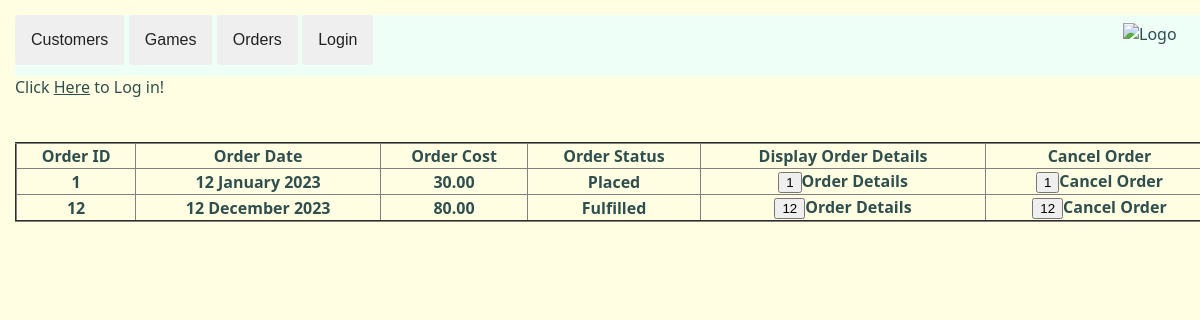
The app's page /src/Orders/manageOrders.php (signed in) with its own data.
### tables this page shows
CREATE TABLE `orders` (
  `order_id` int(11) NOT NULL AUTO_INCREMENT,
  `order_date` date NOT NULL,
  `cost` decimal(6,2) NOT NULL,
  `status` varchar(15) NOT NULL DEFAULT 'Placed',
  `cust_id` int(11) DEFAULT NULL,
  PRIMARY KEY (`order_id`),
  KEY `cust_id` (`cust_id`),
  CONSTRAINT `orders_ibfk_1` FOREIGN KEY (`cust_id`) REFERENCES `customers` (`cust_id`)
);

### src/Orders/manageOrders.php (the view, shortened to what this page needs)
<?php
if(!isset($_SESSION['isLoggedIn'])){
    echo "Click <a href='../login/login.php'>Here</a> to Log in!";
}
try {
    $pdo = new PDO('mysql:host=localhost;dbname=shippingapp; charset=utf8', 'root', 'password');
    $pdo->setAttribute(PDO::ATTR_ERRMODE, PDO::ERRMODE_EXCEPTION);
    $OrderSQL = 'SELECT DISTINCT Order_Id, DATE_FORMAT(Order_Date, "%d %M %Y") as ord_date, Cost, Status FROM Orders
                WHERE Status != "Cancelled" AND Status != "Returned" AND Cust_Id='.$_SESSION['cust_id'].'
                ORDER BY Order_Id';
    $result = $pdo->query($OrderSQL);
    echo "<section style='text-align:center;'>";
        echo '<table border=2 style="border-collapse:collapse;">
        <tr><th>Order ID</th><th>Order Date</th><th>Order Cost</th><th>Order Status</th><th>Display Order Details</th><th>Cancel Order</th></tr>';
        while($row = $result->fetch()){
            echo
            '<tr>
                <th>'.$row['Order_Id'].'</th>
                <th>'.$row['ord_date'].'</th>
                <th>'.$row['Cost'].'</th>
                <th>'.$row['Status'].'</th>
                <th>
                    <form method="get" action="manageOrders.php">
                        <input type="submit" name="details" value='.$row['Order_Id'].'>Order Details</button>
                        <input type="hidden" value='.$row['Order_Id'].' name="order_id">
                    </form>
                </th>
                <th>
                    <form method="get" action="manageOrders.php">
                    <input type="submit" name="cancel" value='.$row['Order_Id'].'>Cancel Order</button>
                    <input type="hidden" value='.$row['Order_Id'].' name="order_id">
                    </form>
                </th>
            </tr>';
        }
    echo "</section><br><br>";
}
catch (PDOException $e) {
$output = 'Unable to connect to the database server: ' . $e->getMessage() . ' in ' . $e->getFile() . ':' . $e->getLine();
}
echo "</body></html>";
?>

### public/css/styles.css (style rules this page uses)
body { height:100vh; width:100%; padding:15px; margin:0; background-color:rgb(255, 253, 226); font-family: 'Segoe UI', Tahoma, Geneva, Verdana, sans-serif; overflow-x: hidden; color:darkslategrey; }
button { border-radius: 3px; color: rgb(34, 34, 34); padding: 16px; font-size: 16px; border: none; }
.dropdown { position: relative; display: inline-block; }
header { background-color:rgb(238, 255, 248); display:flex; flex-direction:row; justify-content: space-between; width:100%; }
nav, nav li, nav a, footer a { color:darkslategrey; display:inline-block; text-decoration:none; list-style-type:none; font-family:'Trebuchet MS', 'Lucida Sans Unicode', 'Lucida Grande', 'Lucida Sans', Arial, sans-serif; }
input { align-self: right; }
a { color:darkslategrey; }
.logo { padding:0.5em 2em; }
section { box-sizing:content-box; width:100%; display:flex; flex-direction:column; }

### records on screen
orders: order_id "1", ord_date "12 January 2023", cost "30.00", status "Placed", details "1", cancel "1"
orders: order_id "12", ord_date "12 December 2023", cost "80.00", status "Fulfilled", details "12", cancel "12"
